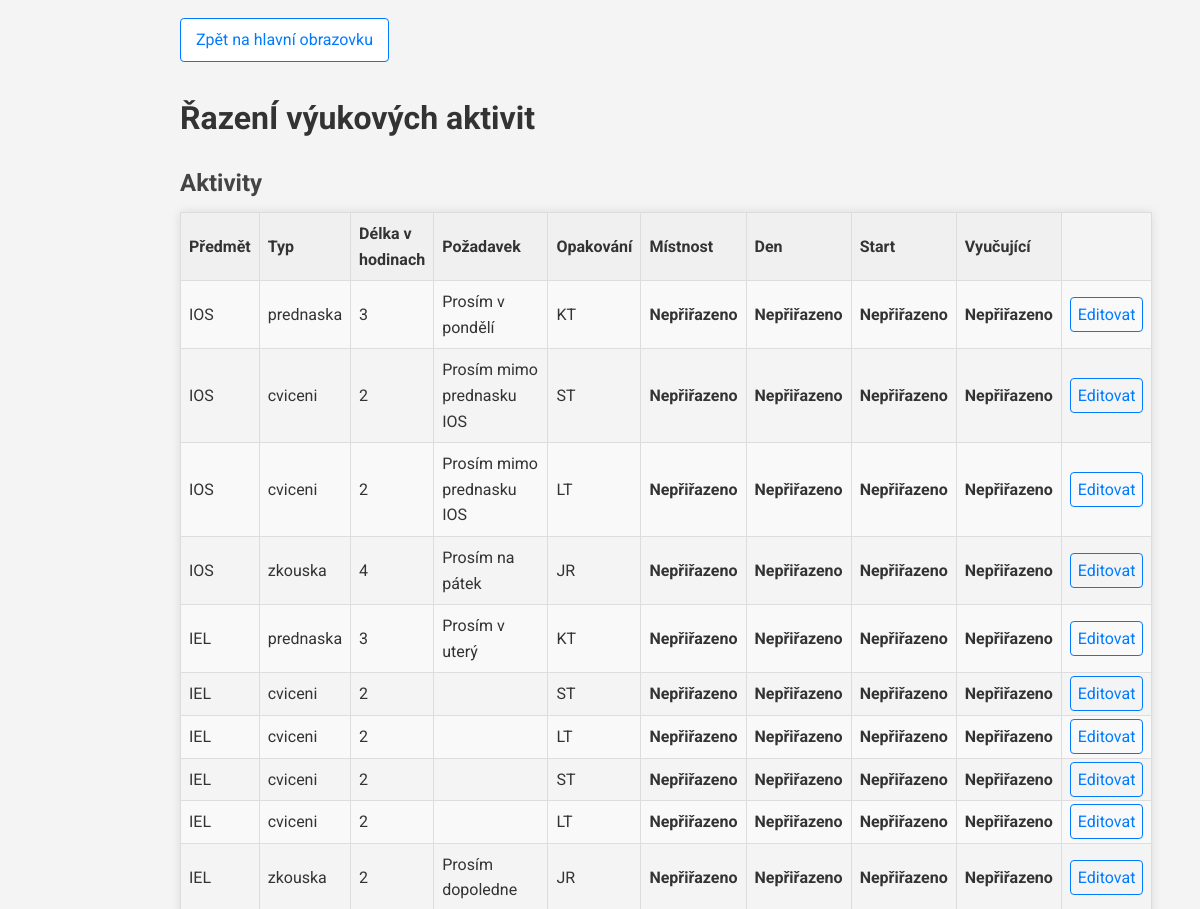
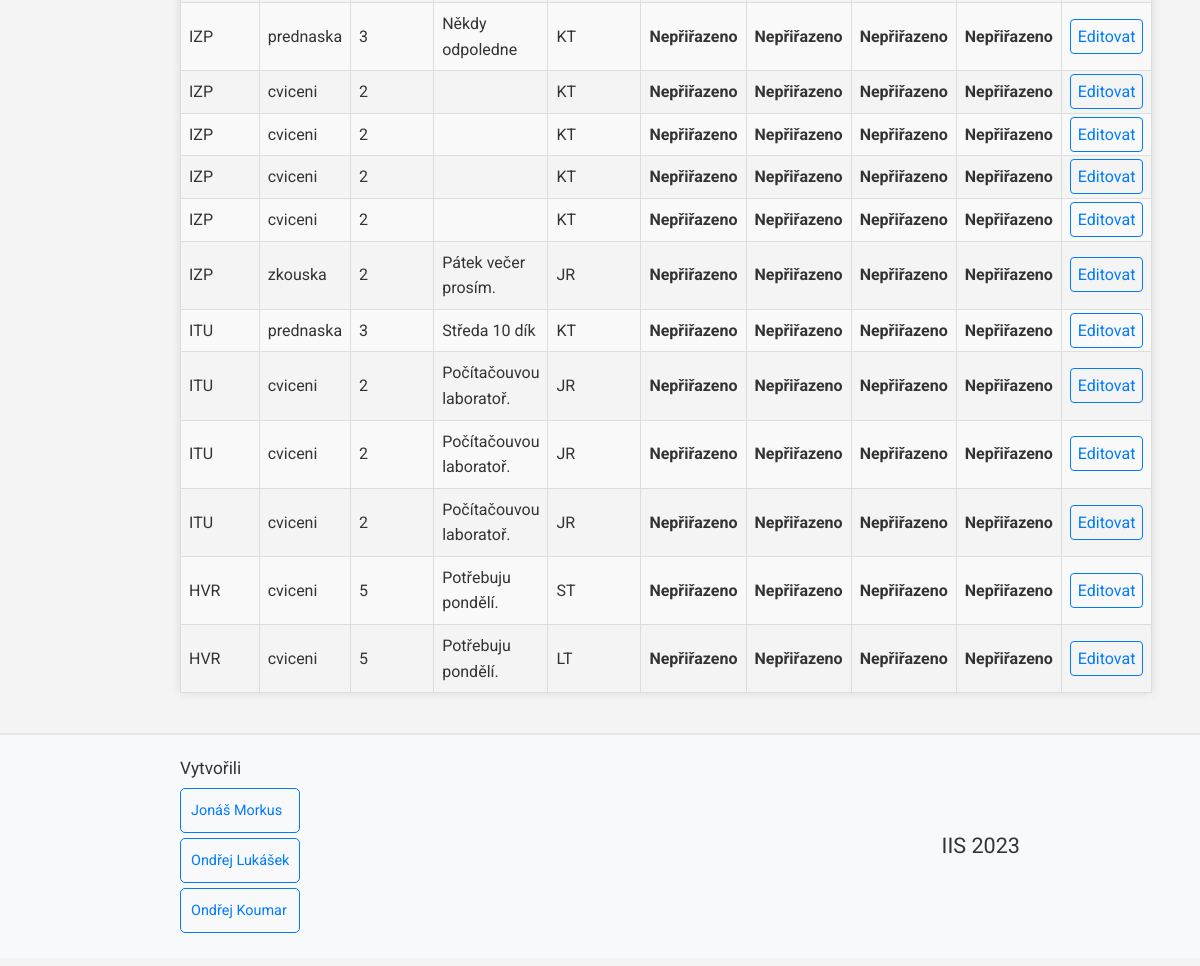
The page /views/scheduler_views/schedule_activities.php (signed in) on the database its author committed (2 pictures, top to bottom).
### tables this page shows
CREATE TABLE Vyuk_aktivita (
	ID_Aktiv INT(5) NOT NULL AUTO_INCREMENT,
	typ varchar(10) NOT NULL,
	delka int(2),
	popis varchar(100) NOT NULL,
    pozadavek varchar(200),
	opakovani varchar(20) NOT NULL,
	mistnost varchar(6),
    predmet varchar(3) NOT NULL,
    start int(2),
    den varchar(2),
    vyucujici INT(5),
	PRIMARY KEY (ID_Aktiv),
    FOREIGN KEY (predmet) REFERENCES Predmet(zkratka),
    FOREIGN KEY (mistnost) REFERENCES Mistnost(ID_mist),
    FOREIGN KEY (vyucujici) REFERENCES Osoba(ID_Osoba)
);

### misc/db_conn_parameters.php (called while the page is built)
<?php
function getDbConnectionParams()
{
    $connString = "mysql:host=db;dbname=mydatabase";
    $userName = "myuser";
    $password = "mypassword";
    $options = array(
        PDO::MYSQL_ATTR_INIT_COMMAND => "SET NAMES 'utf8'"
    );
    return array(
        "connString" => $connString,
        "userName" => $userName,
        "password" => $password,
        "options" => $options
    );
}

### services/activity_service.php (called while the page is built, shortened)
<?php
require_once __DIR__ . "/../misc/db_conn_parameters.php";
class activityService {
    private PDO $pdo;
    function __construct()
    {
        try {
            $params = getDbConnectionParams();
            $this->pdo = new PDO($params["connString"], $params["userName"], $params["password"], $params["options"]);
        }
        catch (PDOException $e) {
            error_log("Error connecting to database: " . $e->getMessage());
        }
    }
    function getAllActivities() {
        try {
            $stmt = $this->pdo->prepare("SELECT * FROM Vyuk_aktivita");
            $stmt->execute();
            return $stmt->fetchAll();
        }
        catch (PDOException $e) {
            error_log("Could not load activities: " . $e->getMessage());
            return "Could not load activities:  " . $e->getMessage();
        }
    }
}

### services/user_service.php (called while the page is built, shortened)
<?php
require_once __DIR__ . "/../misc/db_conn_parameters.php";
class userService {
    function __construct()
    {
        try {
            $params = getDbConnectionParams();
        }
        catch (PDOException $e) {
            error_log("Error connecting to database: " . $e->getMessage());
        }
    }
}

### controllers/activity_controllers/activities_list.php (the view)
<?php
require_once "../../services/activity_service.php";
require_once "../../services/user_service.php";
function listActivity() {
    $activityService = new activityService();
    $activities = $activityService->getAllActivities();
    $finalValue = "";
    foreach($activities as $activity) {
        $finalValue = $finalValue . '<tr>' . formatActivity($activity) . '</tr>';
    }
    return $finalValue;
}
function formatActivity($activity) {
    $userService = new userService();
    $finalValue = "";
    $requiredFields = array('predmet', 'typ', 'delka', 'pozadavek', 'opakovani', 'mistnost', 'den', 'start', 'vyucujici');
    foreach ($requiredFields as $item) {
        if (($item == 'mistnost' or $item == 'start' or $item == 'den' or $item == 'vyucujici') and ($activity[$item] == null)) {
            $finalValue = $finalValue . '<td><b>' . "Nepřiřazeno" . '</b></td>';
        }
        elseif ($item == 'vyucujici' and $activity[$item] != null) {
            $user = $userService->getUserInfo($activity[$item]);
            $finalValue = $finalValue . '<td>' . $user['jmeno'] . " " . $user['prijmeni'] . '</td>';
        }
        else {
            $finalValue = $finalValue . '<td>' . $activity[$item] . '</td>';
        }
    }
    return $finalValue . '<td><a href="../../views/scheduler_views/activity_scheduling.php?id=' . $activity['ID_Aktiv'] . '">Editovat</a></td>';
}

### public/style.css (style rules this page uses)
* { font-family: 'Roboto', sans-serif; }
body { background-color: #f4f4f4; color: #333; line-height: 1.6; margin: 8px 0; }
table, th, td { border: 1px solid #ddd; }
th, td { text-align: left; padding: 8px; }
tr:nth-child(even) { background-color: #f9f9f9; }
table a, button { text-decoration: none; color: #007bff; border: 1px solid #007bff; border-radius: 4px; padding: 7px; transition: background-color 0.3s, color 0.3s; }

### rows shown on the page
vyuk_aktivita: predmet "IOS prednaska 3 Prosím v pondělí KT"
vyuk_aktivita: predmet "IOS cviceni 2 Prosím mimo prednasku IOS ST"
vyuk_aktivita: predmet "IOS cviceni 2 Prosím mimo prednasku IOS LT"
vyuk_aktivita: predmet "IOS zkouska 4 Prosím na pátek JR"
vyuk_aktivita: predmet "IEL prednaska 3 Prosím v uterý KT"
vyuk_aktivita: predmet "IEL cviceni 2 ST"
vyuk_aktivita: predmet "IEL cviceni 2 LT"
vyuk_aktivita: predmet "IEL cviceni 2 ST"
vyuk_aktivita: predmet "IEL cviceni 2 LT"
vyuk_aktivita: predmet "IEL zkouska 2 Prosím dopoledne JR"
vyuk_aktivita: predmet "IZP prednaska 3 Někdy odpoledne KT"
vyuk_aktivita: predmet "IZP cviceni 2 KT"
vyuk_aktivita: predmet "IZP cviceni 2 KT"
vyuk_aktivita: predmet "IZP cviceni 2 KT"
vyuk_aktivita: predmet "IZP cviceni 2 KT"
vyuk_aktivita: predmet "IZP zkouska 2 Pátek večer prosím. JR"
vyuk_aktivita: predmet "ITU prednaska 3 Středa 10 dík KT"
vyuk_aktivita: predmet "ITU cviceni 2 Počítačouvou laboratoř. JR"
vyuk_aktivita: predmet "ITU cviceni 2 Počítačouvou laboratoř. JR"
vyuk_aktivita: predmet "ITU cviceni 2 Počítačouvou laboratoř. JR"
vyuk_aktivita: predmet "HVR cviceni 5 Potřebuju pondělí. ST"
vyuk_aktivita: predmet "HVR cviceni 5 Potřebuju pondělí. LT"
